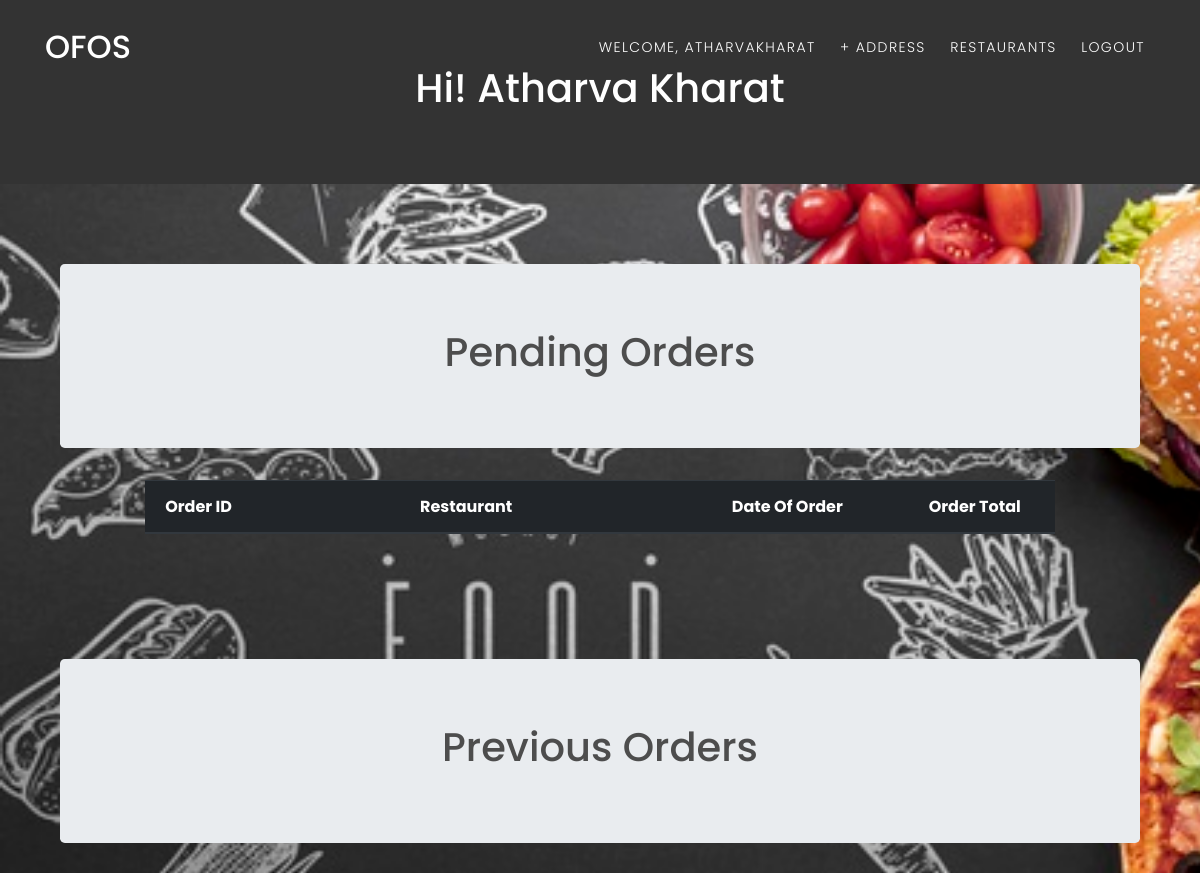
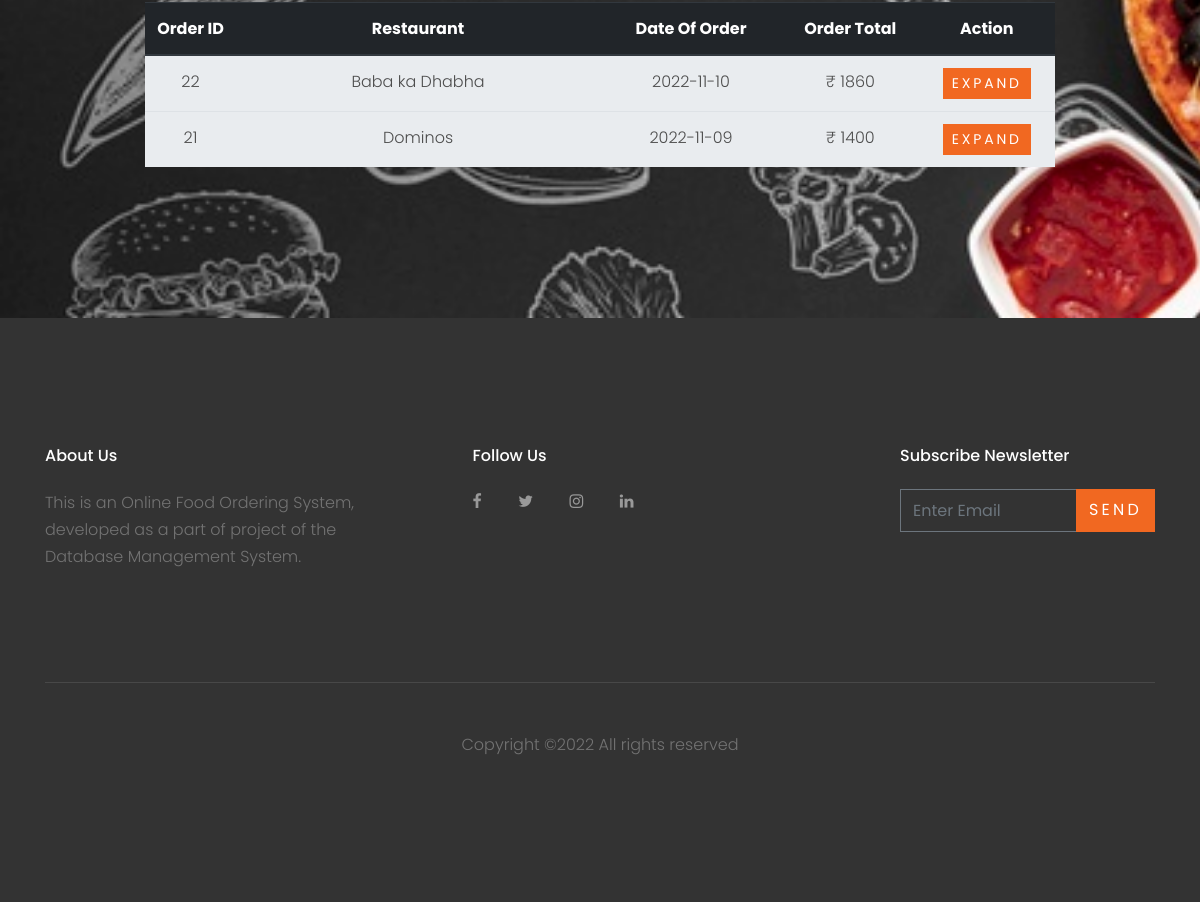
The page /customer.php (signed in) on the database its author committed (2 pictures, top to bottom).
### tables this page shows
CREATE TABLE `customer` (
  `username` varchar(30) NOT NULL,
  `name` varchar(30) NOT NULL,
  `email` varchar(30) NOT NULL,
  `password` varchar(30) NOT NULL,
  `contact_no` varchar(30) NOT NULL
);

CREATE TABLE `orders` (
  `order_ID` int(30) NOT NULL,
  `total_price` varchar(30) NOT NULL,
  `order_date` date NOT NULL,
  `order_status` varchar(30) NOT NULL,
  `delivery_address` varchar(70) NOT NULL,
  `username` varchar(30) NOT NULL,
  `R_ID` int(30) NOT NULL
);

CREATE TABLE `restaurant` (
  `R_ID` int(30) NOT NULL,
  `name` varchar(30) NOT NULL,
  `location` varchar(30) NOT NULL,
  `phone_number` varchar(30) NOT NULL,
  `rating` float(2,1) NOT NULL
);

### customer.php (the view, shortened to what this page needs)
<?php
$conn = Connect();
?>
<!DOCTYPE html>
<html lang="en">
  <head>
    <link rel="stylesheet" href="fonts/icomoon/style.css">
    <link rel="stylesheet" href="css/bootstrap.min.css">
    <link rel="stylesheet" href="css/magnific-popup.css">
    <link rel="stylesheet" href="css/jquery-ui.css">
    <link rel="stylesheet" href="css/owl.carousel.min.css">
    <link rel="stylesheet" href="css/owl.theme.default.min.css">
    <link rel="stylesheet" href="css/bootstrap-datepicker.css">
    <link rel="stylesheet" href="fonts/flaticon/font/flaticon.css">
    <link rel="stylesheet" href="css/aos.css">
    <link rel="stylesheet" href="css/style.css">
  </head>
  <body data-spy="scroll" data-target=".site-navbar-target" data-offset="200">
    <header class="site-navbar py-3 js-site-navbar site-navbar-target" role="banner" id="site-navbar">
      <div class="container">
        <div class="row align-items-center">
          <div class="col-11 col-xl-2 site-logo">
            <h1 class="mb-0"><a href="index.php" class="text-white h2 mb-0">OFOS</a></h1>
          </div>
          <div class="col-12 col-md-10 d-none d-xl-block">
            <nav class="site-navigation position-relative text-right" role="navigation">
              <ul class="site-menu js-clone-nav mx-auto d-none d-lg-block">
                <li><a href="customer.php" class="nav-link">Welcome, <?php echo $_SESSION["login_customer"]?></a></li>
                <li><a href="#" class="nav-link" data-toggle="modal" data-target="#add_address">+ Address</a></li>
                <li><a href="restaurant_choose.php"><span class="glyphicon glyphicon-shopping-cart"></span>Restaurants</a></li>
                <li><a href="logout.php" class="nav-link">Logout</a></li>
              </ul>
            </nav>
          </div>
          </div>
        </div>
    </header>
    <?php
        if(isset($_SESSION["login_customer"])) {
            $username = $_SESSION["login_customer"];
            $query = "select * from customer where username='".$username."'";
            $result = mysqli_query($conn, $query);
            $row = mysqli_fetch_assoc($result);
            $name = $row["name"];
        }
    ?>
    <div class="jumbotron" style="color: #FFFFFF; margin-bottom: 0rem; background: #333333; border-radius:0rem">
        <div class="container text-center">
            <h1>Hi! <?php echo $name ?></h1>
        </div>
    </div>
    <div class="site-section" id="section-home" style="background-image: url(images/food_bg.jpg); background-size: cover;">
      <div class="container">
      <div class="row align-items-center justify-content-center text-center">
        <div class="col-md-12" data-aos="fade-up" data-aos-delay="400">
            <div class="container">
                <div class="jumbotron">
                    <h1>Pending Orders</h1>
                </div>
            </div>
            <div class="table-responsive" style="padding-left: 100px; padding-right: 100px;" >
                <table class="table table-striped">
                    <thead class="thead-dark">
                        <tr>
                            <th width="10%">Order ID</th>
                            <th width="40%">Restaurant</th>
                            <th width="20%">Date Of Order</th>
                            <th width="15%">Order Total</th>
                        </tr>
                    </thead>
        </table>
        </div>
        <br><br><br><br>
        <div class="row align-items-center justify-content-center text-center">
            <div class="col-md-12" data-aos="fade-up" data-aos-delay="400">
                <div class="container">
                    <div class="jumbotron">
                        <h1>Previous Orders</h1>
                    </div>
                </div>
                <div class="table-responsive" style="padding-left: 100px; padding-right: 100px;" >
                    <table class="table table-striped">
                        <thead class="thead-dark">
                            <tr>
                                <th width="10%">Order ID</th>
                                <th width="40%">Restaurant</th>
                                <th width="20%">Date Of Order</th>
                                <th width="15%">Order Total</th>
                                <th width="15%">Action</th>
                            </tr>
                        </thead>
            <?php
                $username = $_SESSION["login_customer"];
                $query = "select * from orders where username='".$username."' and order_status='DELIVERED' order by order_date desc";
                $result = mysqli_query($conn,$query);
                if($result) {
                    while($row = mysqli_fetch_assoc($result)) {
            ?>
                      <tr style="background-color: #e9ecef">
                          <td><?php echo $row["order_ID"]; ?></td>
                          <?php $query1 = "select name from restaurant where R_ID=".$row["R_ID"].""; $res = mysqli_query($conn,$query1); $res_name = mysqli_fetch_assoc($res); ?>
                          <td><?php echo $res_name["name"] ?></td>
                          <td><?php echo $row["order_date"] ?></td>
                          <td>&#8377; <?php echo $row["total_price"]; ?></td>
                          <td><button type="button" class="btn btn-primary btn-sm" data-toggle="modal" data-target="#order<?php echo $row['order_ID'] ?>">
                                    Expand
                          </button></td>
                      </tr>
            <?php
                    }
                }
            ?>
            </table>
        </div>
        <br><br>
              </div>
              </div>
            </div>
        </div>
      </div>
    </div>
<footer class="site-footer">
      <div class="container">
        <div class="row">
          <div class="col-md-9">
            <div class="row">
              <div class="col-md-5 mr-auto">
                <h2 class="footer-heading mb-4">About Us</h2>
                <p>This is an Online Food Ordering System, developed as a part of project of the Database Management System.</p>
              </div>
              <div class="col-md-6">
                <h2 class="footer-heading mb-4">Follow Us</h2>
                <a href="#" class="pl-0 pr-3"><span class="icon-facebook"></span></a>
                <a href="#" class="pl-3 pr-3"><span class="icon-twitter"></span></a>
                <a href="#" class="pl-3 pr-3"><span class="icon-instagram"></span></a>
                <a href="#" class="pl-3 pr-3"><span class="icon-linkedin"></span></a>
              </div>
            </div>
          </div>
          <div class="col-md-3">
            <h2 class="footer-heading mb-4">Subscribe Newsletter</h2>
            <form action="#" method="post">
              <div class="input-group mb-3">
                <input type="text" class="form-control border-secondary text-white bg-transparent" placeholder="Enter Email" aria-label="Enter Email" aria-describedby="button-addon2">
                <div class="input-group-append">
                  <button class="btn btn-primary text-white" type="button" id="button-addon2">Send</button>
                </div>
              </div>
            </form>
          </div>
        </div>
        <div class="row pt-5 mt-5 text-center">
          <div class="col-md-12">
            <div class="border-top pt-5">
              <p>
            Copyright &copy;<script>document.write(new Date().getFullYear());</script> All rights reserved
            </p>
            </div>
          </div>
        </div>
      </div>
    </footer>
  </body>
</html>

### css/style.css (style rules this page uses)
body { line-height: 1.7; color: #4d4d4d; font-weight: 300; font-size: 1rem; }
a { -webkit-transition: .3s all ease; -o-transition: .3s all ease; transition: .3s all ease; }
h1, h2, h3, h4, h5, .h1, .h2, .h3, .h4, .h5 { font-family: "Poppins", -apple-system, BlinkMacSystemFont, "Segoe UI", Roboto, "Helvetica Neue", Arial, sans-serif, "Apple Color Emoji", "Segoe UI Emoji", "Segoe UI Symbol", "Noto Color Emoji"; }
.btn { text-transform: uppercase; letter-spacing: .2em; border-radius: 0; }
.form-control { height: 43px; border-radius: 0; }
.site-section { padding: 2.5em 0; }
@media (min-width: 768px) { .site-section { padding: 5em 0; } }
.border-top { border-top: 1px solid #edf0f5 !important; }
.site-footer { padding: 4em 0; background: #333333; }
@media (min-width: 768px) { .site-footer { padding: 8em 0; } }
.site-footer .border-top { border-top: 1px solid rgba(255, 255, 255, 0.1) !important; }
.site-footer p { color: #737373; }
.site-footer h2, .site-footer h3, .site-footer h4, .site-footer h5 { color: #fff; }
.site-footer a { color: #999999; }
.site-footer .footer-heading { font-size: 16px; color: #fff; }
.site-navbar { margin-bottom: 0px; z-index: 1999; position: absolute; width: 100%; }
.site-navbar .site-logo { position: relative; top: -4px; }
.site-navbar .site-logo a { color: #fff; }
.site-navbar .site-navigation .site-menu { margin-bottom: 0; }
.site-navbar .site-navigation .site-menu a { text-decoration: none !important; display: inline-block; text-transform: uppercase; letter-spacing: .1em; font-size: 14px; }
.site-navbar .site-navigation .site-menu > li { display: inline-block; padding: 10px 10px; }
.site-navbar .site-navigation .site-menu > li > a { padding: 10px 0px; color: #fff; text-decoration: none !important; }
.site-mobile-menu .site-nav-wrap { padding: 0; margin: 0; list-style: none; position: relative; }
.site-mobile-menu .site-nav-wrap a { padding: 10px 20px; display: block; position: relative; color: #212529; }
.site-mobile-menu .site-nav-wrap li { position: relative; display: block; }
.site-mobile-menu .site-nav-wrap > li { display: block; position: relative; float: left; width: 100%; }
.site-mobile-menu .site-nav-wrap > li > a { padding-left: 20px; font-size: 20px; }

### rows shown on the page
customer: name "Atharva Kharat"
orders: order_ID "22", R_ID.name "Baba ka Dhabha", order_date "2022-11-10", total_price "1860"
orders: order_ID "21", R_ID.name "Dominos", order_date "2022-11-09", total_price "1400"

### other values the page prints
$_SESSION["login_customer"] "ATHARVAKHARAT"
